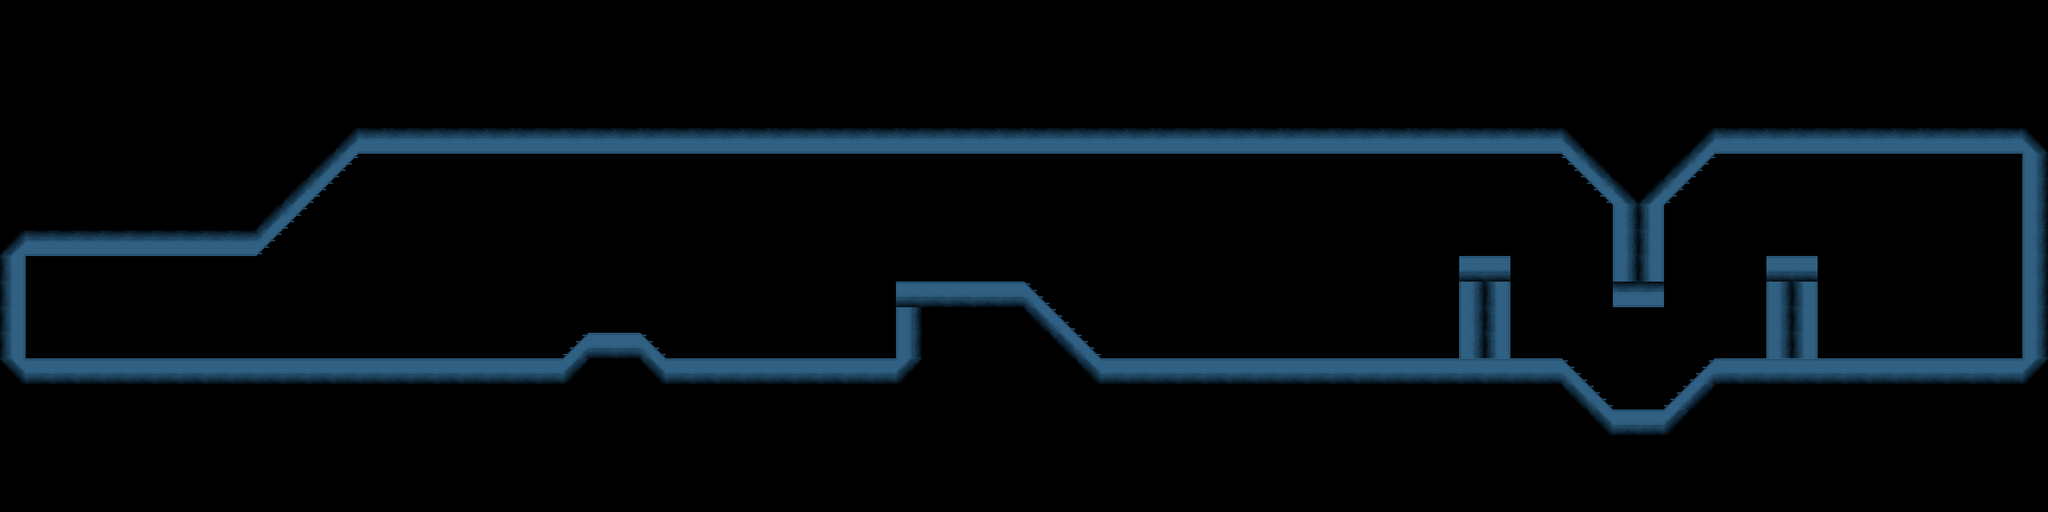

This is a level from a 2D game, rendered from its Tiled map with the project's own tilesets. A one-line summary and the map file follow, with tile-layer data summarised:
An orthogonal 80x20 tile map with 64x64 px tiles, 2 tile layers (bg, ground) and 2 objects (player-spawn).

<map version="1.0" orientation="orthogonal" renderorder="right-down" width="80" height="20" tilewidth="64" tileheight="64" nextobjectid="5">
 <tileset firstgid="1" name="lagoon-tiles" tilewidth="64" tileheight="64" tilecount="24" columns="8">
  <image source="lagoon-base.png" width="512" height="192" />
 </tileset>
 <layer name="bg" width="80" height="20">
  <data>[1600 cells, 1600 non-empty, 1 distinct tile ids]</data>
 </layer>
 <layer name="ground" width="80" height="20">
  <data>[1600 cells, 216 non-empty, 12 distinct tile ids]</data>
 </layer>
 <objectgroup name="collision">
  <object id="4" x="64" y="896">
   <polyline points="0,0 1344,0 1408,-64 1536,-64 1600,0 2176,0 2176,-192 2496,-192 2688,0 3584,0 3584,-256 3712,-256 3712,0 3840,0 3968,128 4096,128 4224,0 4352,0 4352,-256 4480,-256 4480,0 4992,0 4992,-512 4224,-512 4096,-384 4096,-128 3968,-128 3968,-384 3840,-512 832,-512 576,-256 0,-256 0,0" />
  </object>
 </objectgroup>
 <objectgroup name="object">
  <object id="3" name="player-spawn" x="208" y="752" width="32" height="32">
   <ellipse />
  </object>
 </objectgroup>
</map>